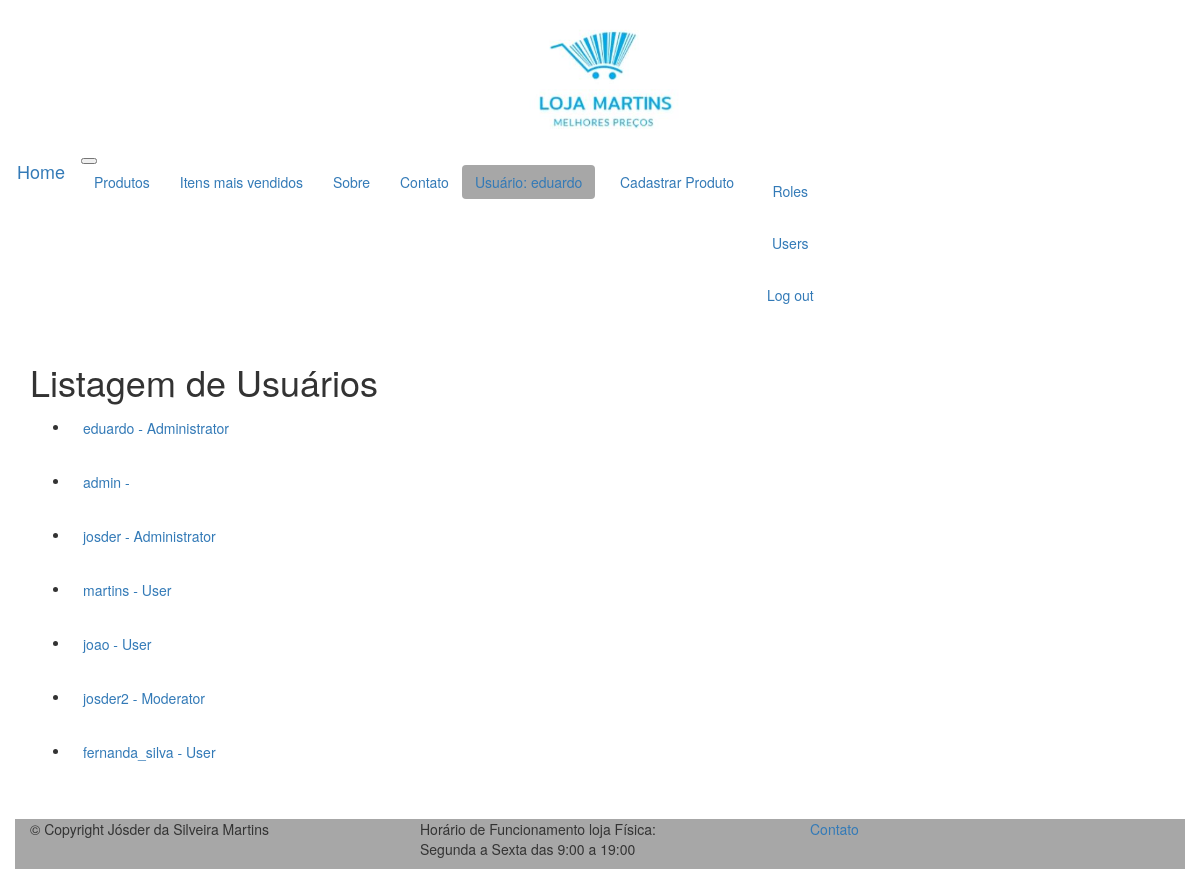
The app's page /user/list (signed in) with its own data.
### app/models.py (models this page shows, shortened)
class User(UserMixin, db.Model):
    __tablename__ = 'users'
    id = db.Column(db.Integer, primary_key=True)
    username = db.Column(db.String(64), unique=True, index=True)
    name = db.Column(db.String(64))
    about_me = db.Column(db.Text())
    email = db.Column(db.String(120), index=True, unique=True)
    nascimento = db.Column(db.Date())
    cidade = db.Column(db.String(60))
    role_id = db.Column(db.Integer, db.ForeignKey('roles.id'))
    password_hash = db.Column(db.String(128))
    posts = db.relationship('Post', backref='author', lazy='dynamic')
    followed = db.relationship(
        'Follow', foreign_keys=[Follow.follower_id],
        backref=db.backref('follower', lazy='joined'),
        lazy='dynamic',
        cascade='all, delete-orphan'
    )
    followers = db.relationship(
        'Follow', foreign_keys=[Follow.followed_id],
        backref=db.backref('followed', lazy='joined'),
        lazy='dynamic',
        cascade='all, delete-orphan'
    )
    @property
    def password(self):
        raise AttributeError('password is not readable')
    def has_permission(self, perm):
        return self.role is not None and self.role.has_permission(perm)
    def is_administrator(self):
        return self.has_permission(Permission.ADMIN)

class Role(db.Model):
    __tablename__ = 'roles'
    id = db.Column(db.Integer, primary_key=True)
    name = db.Column(db.String(64), unique=True)
    default = db.Column(db.Boolean, default=False, index=True)
    permissions = db.Column(db.Integer)
    users = db.relationship('User', backref='role')
    def has_permission(self, perm):
        return self.permissions & perm == perm

### app/main/views.py (the view)
@main.route('/user/list', methods=['GET', 'POST'])
@login_required
def list_user():
    users = User.query.all()
    return render_template('list_user.html', users=users)

### app/models.py (called while the page is built)
@login_manager.user_loader
def load_user(user_id):
    return User.query.get(int(user_id))

### app/templates/list_user.html
{% extends "base.html" %}
{% block page_content %}
    <h1>Listagem de Usuários</h1>
    <ul>
        {% for user in users %}
            <li>
                <a class="btn text-white bg-secondary" href="/user/{{ user.username}}">
                {{ user.username }} - {{ user.role.name }}
                </a>
            </li>
            <br>
        {% endfor %}
    </ul>
{% endblock %}

### app/templates/base.html (shortened to what this page needs)
{% extends "bootstrap/base.html" %}
{% block navbar %}
<a href="/"><h1 align="center"><img src="{{url_for('static', filename='img/logo.jpg')}}"  alt="logo do portal" width="180px" ></h1></a>
<nav class="navbar navbar-expand-lg navbar-dark bg-dark">
  <a class="navbar-brand btn bg-dark" href="/">Home</a>
  <button class="navbar-toggler" type="button" data-toggle="collapse" data-target="#navbarNavAltMarkup" aria-controls="navbarNavAltMarkup" aria-expanded="false" aria-label="Toggle navigation">
  </button>
  <div class="collapse navbar-collapse" id="navbarNavAltMarkup">
    <div class="navbar-nav">
      <a class="nav-item nav-link btn bg-dark" href="/produtos">Produtos <span class="sr-only">(current)</span></a>
      <a class="nav-item nav-link btn bg-dark" href="/mais_vendidos">Itens mais vendidos</a>
      <a class="nav-item nav-link btn bg-dark" href="/sobre">Sobre</a>
      <a class="nav-item nav-link btn bg-dark" href="/contato">Contato</a>
    </div>
    <ul class="nav navbar-nav ml-auto">
    {% if current_user.is_authenticated %}
        <a href="/user/{{current_user.username}}" class="btn" style="background-color: #a7a7a7;">Usuário: {{current_user.username}}</a><h>&nbsp;&nbsp;</h>
        {% if current_user.is_administrator() %}
        <a href="/cadastro_produtos/" class="btn btn-dark text-primary">Cadastrar Produto</a><h>&nbsp;</h>
        {% endif %}
    {% endif %}
    </ul>
    <ul class="nav navbar-nav ml-rith">
    {% if current_user.is_authenticated %}
    <li>
        {% if current_user.is_administrator() %}
            <a href="{{ url_for('main.add_role') }}" class="btn bg-dark";">Roles</a>
        {% endif %}
        <a href="{{ url_for('main.list_user') }}" class="btn bg-dark">Users</a>
        <a href="{{ url_for('auth.logout') }}" class="btn bg-dark">Log out</a>
    </li>
    {% else %}
    <li>
        <a href="{{ url_for("auth.login") }}" class="btn bg-dark">
            Log in
        </a>
    </li>
    {% endif %}
    </ul>
  </div>
</nav>
{% endblock %}
{% block content %}
    <div class="container">
        {% block page_content %}{% endblock %}
    </div>
    <br>
    <div class="container" style="background-color: #a7a7a7">
        <footer>
            <div class="row">
                    <div class="col-md-4">
                        <p>© Copyright Jósder da Silveira Martins</p>
                    </div>
                    <div class="col-md-4">
                        <p>Horário de Funcionamento loja Física: <br>Segunda a Sexta das 9:00 a 19:00 </p>
                    </div>
                    <div class="col-md-4">
                        <p><a href="/contato">Contato</a></p>
                    </div>
            </div>
        </footer>
    </div>
{% endblock %}

### records on screen
User: username "eduardo", role.name "Administrator"
User: username "admin"
User: username "josder", role.name "Administrator"
User: username "martins", role.name "User"
User: username "joao", role.name "User"
User: username "josder2", role.name "Moderator"
User: username "fernanda_silva", role.name "User"
